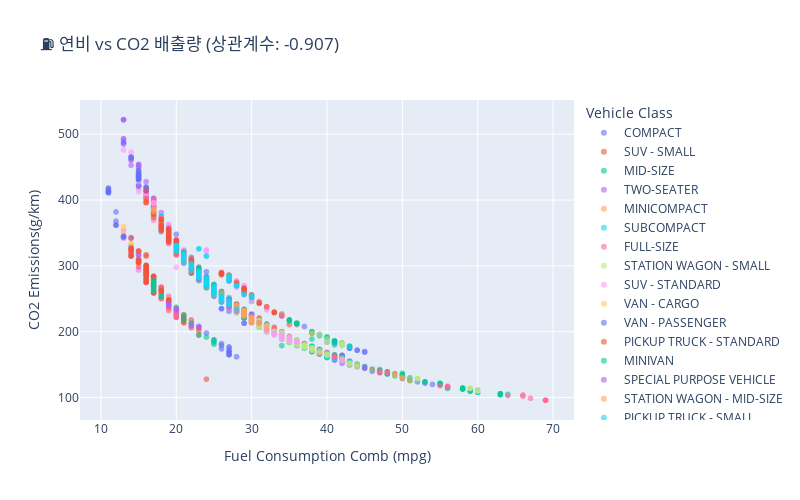

Write notebook code for a chart like this one.
### Markdown cell above
## 🌈 시각화 4: 연비 vs CO2 상관관계

### Code cell
# 상관계수 계산
correlation = co2_data['Fuel Consumption Comb (mpg)'].corr(
    co2_data['CO2 Emissions(g/km)']
)

print(f"📈 연비와 CO2 상관계수: {correlation:.3f}")

# 산점도
fig4 = px.scatter(
    co2_data,
    x='Fuel Consumption Comb (mpg)',
    y='CO2 Emissions(g/km)',
    color='Vehicle Class',
    title=f'⛽ 연비 vs CO2 배출량 (상관계수: {correlation:.3f})',
    opacity=0.6
)

fig4.update_layout(width=800, height=500)
fig4.show()

### Figure 1 — Plotly figure (JSON) as saved in the notebook; plotly's stock layout.template omitted (floating-point values rounded to 4 significant figures; data arrays with more than 128 entries replaced by an {"elided": "..."} marker saying what was removed)
{"data": [{"hovertemplate": "Vehicle Class=COMPACT<br>Fuel Consumption Comb (mpg)=%{x}<br>CO2 Emissions(g/km)=%{y}<extra></extra>", "legendgroup": "COMPACT", "marker": {"color": "#636efa", "opacity": 0.6, "symbol": "circle"}, "mode": "markers", "name": "COMPACT", "showlegend": true, "type": "scattergl", "x": {"elided": "1022 int values"}, "xaxis": "x", "y": {"elided": "1022 int values"}, "yaxis": "y"}, {"hovertemplate": "Vehicle Class=SUV - SMALL<br>Fuel Consumption Comb (mpg)=%{x}<br>CO2 Emissions(g/km)=%{y}<extra></extra>", "legendgroup": "SUV - SMALL", "marker": {"color": "#EF553B", "opacity": 0.6, "symbol": "circle"}, "mode": "markers", "name": "SUV - SMALL", "showlegend": true, "type": "scattergl", "x": {"elided": "1217 int values"}, "xaxis": "x", "y": {"elided": "1217 int values"}, "yaxis": "y"}, {"hovertemplate": "Vehicle Class=MID-SIZE<br>Fuel Consumption Comb (mpg)=%{x}<br>CO2 Emissions(g/km)=%{y}<extra></extra>", "legendgroup": "MID-SIZE", "marker": {"color": "#00cc96", "opacity": 0.6, "symbol": "circle"}, "mode": "markers", "name": "MID-SIZE", "showlegend": true, "type": "scattergl", "x": {"elided": "1133 int values"}, "xaxis": "x", "y": {"elided": "1133 int values"}, "yaxis": "y"}, {"hovertemplate": "Vehicle Class=TWO-SEATER<br>Fuel Consumption Comb (mpg)=%{x}<br>CO2 Emissions(g/km)=%{y}<extra></extra>", "legendgroup": "TWO-SEATER", "marker": {"color": "#ab63fa", "opacity": 0.6, "symbol": "circle"}, "mode": "markers", "name": "TWO-SEATER", "showlegend": true, "type": "scattergl", "x": {"elided": "460 int values"}, "xaxis": "x", "y": {"elided": "460 int values"}, "yaxis": "y"}, {"hovertemplate": "Vehicle Class=MINICOMPACT<br>Fuel Consumption Comb (mpg)=%{x}<br>CO2 Emissions(g/km)=%{y}<extra></extra>", "legendgroup": "MINICOMPACT", "marker": {"color": "#FFA15A", "opacity": 0.6, "symbol": "circle"}, "mode": "markers", "name": "MINICOMPACT", "showlegend": true, "type": "scattergl", "x": {"elided": "326 int values"}, "xaxis": "x", "y": {"elided": "326 int values"}, "yaxis": "y"}, {"hovertemplate": "Vehicle Class=SUBCOMPACT<br>Fuel Consumption Comb (mpg)=%{x}<br>CO2 Emissions(g/km)=%{y}<extra></extra>", "legendgroup": "SUBCOMPACT", "marker": {"color": "#19d3f3", "opacity": 0.6, "symbol": "circle"}, "mode": "markers", "name": "SUBCOMPACT", "showlegend": true, "type": "scattergl", "x": {"elided": "606 int values"}, "xaxis": "x", "y": {"elided": "606 int values"}, "yaxis": "y"}, {"hovertemplate": "Vehicle Class=FULL-SIZE<br>Fuel Consumption Comb (mpg)=%{x}<br>CO2 Emissions(g/km)=%{y}<extra></extra>", "legendgroup": "FULL-SIZE", "marker": {"color": "#FF6692", "opacity": 0.6, "symbol": "circle"}, "mode": "markers", "name": "FULL-SIZE", "showlegend": true, "type": "scattergl", "x": {"elided": "639 int values"}, "xaxis": "x", "y": {"elided": "639 int values"}, "yaxis": "y"}, {"hovertemplate": "Vehicle Class=STATION WAGON - SMALL<br>Fuel Consumption Comb (mpg)=%{x}<br>CO2 Emissions(g/km)=%{y}<extra></extra>", "legendgroup": "STATION WAGON - SMALL", "marker": {"color": "#B6E880", "opacity": 0.6, "symbol": "circle"}, "mode": "markers", "name": "STATION WAGON - SMALL", "showlegend": true, "type": "scattergl", "x": {"elided": "252 int values"}, "xaxis": "x", "y": {"elided": "252 int values"}, "yaxis": "y"}, {"hovertemplate": "Vehicle Class=SUV - STANDARD<br>Fuel Consumption Comb (mpg)=%{x}<br>CO2 Emissions(g/km)=%{y}<extra></extra>", "legendgroup": "SUV - STANDARD", "marker": {"color": "#FF97FF", "opacity": 0.6, "symbol": "circle"}, "mode": "markers", "name": "SUV - STANDARD", "showlegend": true, "type": "scattergl", "x": {"elided": "735 int values"}, "xaxis": "x", "y": {"elided": "735 int values"}, "yaxis": "y"}, {"hovertemplate": "Vehicle Class=VAN - CARGO<br>Fuel Consumption Comb (mpg)=%{x}<br>CO2 Emissions(g/km)=%{y}<extra></extra>", "legendgroup": "VAN - CARGO", "marker": {"color": "#FECB52", "opacity": 0.6, "symbol": "circle"}, "mode": "markers", "name": "VAN - CARGO", "showlegend": true, "type": "scattergl", "x": [19, 18, 14, 17, 13, 17, 13, 17, 12, 17, 13, 16, 13, 19, 18, 14, 17, 13, 17, 13, 17, 12], "xaxis": "x", "y": [347, 366, 334, 380, 344, 380, 344, 380, 362, 373, 350, 396, 360, 347, 366, 334, 380, 344, 380, 344, 380, 362], "yaxis": "y"}, {"hovertemplate": "Vehicle Class=VAN - PASSENGER<br>Fuel Consumption Comb (mpg)=%{x}<br>CO2 Emissions(g/km)=%{y}<extra></extra>", "legendgroup": "VAN - PASSENGER", "marker": {"color": "#636efa", "opacity": 0.6, "symbol": "circle"}, "mode": "markers", "name": "VAN - PASSENGER", "showlegend": true, "type": "scattergl", "x": [17, 13, 17, 12, 16, 15, 11, 16, 15, 11, 17, 12, 13, 15, 12, 17, 13, 17, 12, 16, 15, 11, 16, 15, 11, 16, 15, 15, 11, 16, 15, 15, 11, 19, 19, 14, 16, 15, 15, 11, 16, 15, 15, 11, 15, 14, 19, 19, 13, 15, 14, 15, 15, 19, 19, 14, 15, 15, 19, 19, 19, 19, 19, 15, 19, 14], "xaxis": "x", "y": [380, 344, 380, 362, 414, 432, 411, 419, 435, 413, 386, 368, 488, 421, 382, 380, 344, 380, 362, 414, 432, 411, 419, 435, 413, 414, 432, 432, 414, 416, 437, 437, 418, 338, 340, 315, 414, 432, 432, 414, 416, 437, 437, 418, 441, 465, 342, 356, 345, 441, 465, 438, 445, 344, 354, 343, 438, 445, 345, 354, 346, 355, 340, 316, 352, 328], "yaxis": "y"}, {"hovertemplate": "Vehicle Class=PICKUP TRUCK - STANDARD<br>Fuel Consumption Comb (mpg)=%{x}<br>CO2 Emissions(g/km)=%{y}<extra></extra>", "legendgroup": "PICKUP TRUCK - STANDARD", "marker": {"color": "#EF553B", "opacity": 0.6, "symbol": "circle"}, "mode": "markers", "name": "PICKUP TRUCK - STANDARD", "showlegend": true, "type": "scattergl", "x": {"elided": "538 int values"}, "xaxis": "x", "y": {"elided": "538 int values"}, "yaxis": "y"}, {"hovertemplate": "Vehicle Class=MINIVAN<br>Fuel Consumption Comb (mpg)=%{x}<br>CO2 Emissions(g/km)=%{y}<extra></extra>", "legendgroup": "MINIVAN", "marker": {"color": "#00cc96", "opacity": 0.6, "symbol": "circle"}, "mode": "markers", "name": "MINIVAN", "showlegend": true, "type": "scattergl", "x": [24, 17, 24, 17, 27, 24, 29, 29, 25, 25, 18, 25, 23, 23, 24, 17, 24, 17, 27, 24, 25, 23, 29, 29, 27, 25, 18, 25, 23, 24, 17, 24, 17, 27, 24, 25, 23, 29, 29, 25, 23, 26, 27, 24, 17, 26, 24, 25, 23, 29, 29, 26, 24, 26, 27, 24, 17, 26, 27, 24, 25, 23, 26, 24, 26, 27, 24, 17, 26, 27, 25, 26, 24, 27, 27, 24, 27, 25, 26, 24], "xaxis": "x", "y": [276, 269, 271, 264, 244, 276, 223, 225, 255, 262, 254, 260, 285, 278, 276, 269, 271, 262, 244, 267, 262, 288, 221, 225, 242, 262, 254, 262, 288, 282, 279, 276, 269, 250, 275, 269, 296, 226, 229, 267, 290, 257, 249, 276, 274, 251, 275, 269, 296, 226, 230, 255, 274, 259, 249, 276, 274, 252, 247, 275, 269, 296, 256, 274, 259, 249, 276, 274, 252, 247, 272, 254, 274, 249, 249, 276, 248, 271, 259, 274], "yaxis": "y"}, {"hovertemplate": "Vehicle Class=SPECIAL PURPOSE VEHICLE<br>Fuel Consumption Comb (mpg)=%{x}<br>CO2 Emissions(g/km)=%{y}<extra></extra>", "legendgroup": "SPECIAL PURPOSE VEHICLE", "marker": {"color": "#ab63fa", "opacity": 0.6, "symbol": "circle"}, "mode": "markers", "name": "SPECIAL PURPOSE VEHICLE", "showlegend": true, "type": "scattergl", "x": [30, 29, 28, 27, 28, 23, 30, 30, 30, 29, 28, 27, 28, 23, 30, 29, 30, 30, 27, 27, 20, 26, 26, 19, 26, 26, 19, 25, 22, 28, 26, 30, 29, 30, 27, 20, 26, 19, 22, 28, 27, 30, 29, 30, 27, 20, 26, 19, 22, 26, 25, 30, 29, 30, 30, 22, 27, 31, 31, 23, 26, 22, 26, 27, 25, 30, 29, 30, 22, 30, 27, 31, 31, 23, 26, 30, 29], "xaxis": "x", "y": [218, 228, 232, 239, 235, 281, 214, 216, 216, 228, 235, 239, 232, 281, 216, 225, 220, 223, 243, 243, 233, 252, 252, 240, 252, 252, 240, 268, 298, 233, 248, 220, 231, 220, 244, 234, 253, 242, 298, 240, 248, 220, 232, 218, 244, 234, 251, 241, 298, 251, 268, 218, 232, 219, 219, 209, 247, 214, 214, 208, 251, 297, 251, 248, 268, 218, 232, 219, 209, 219, 247, 214, 214, 208, 251, 218, 232], "yaxis": "y"}, {"hovertemplate": "Vehicle Class=STATION WAGON - MID-SIZE<br>Fuel Consumption Comb (mpg)=%{x}<br>CO2 Emissions(g/km)=%{y}<extra></extra>", "legendgroup": "STATION WAGON - MID-SIZE", "marker": {"color": "#FFA15A", "opacity": 0.6, "symbol": "circle"}, "mode": "markers", "name": "STATION WAGON - MID-SIZE", "showlegend": true, "type": "scattergl", "x": [31, 30, 27, 21, 21, 51, 30, 30, 26, 21, 30, 29, 29, 50, 31, 30, 21, 26, 29, 29, 50, 32, 26, 29, 29, 49, 32, 30, 30, 21, 29, 30, 25, 29, 29, 49, 30, 31, 29, 28, 22, 29, 26, 28, 27, 17, 30, 28, 22, 28, 27, 17, 17], "xaxis": "x", "y": [212, 214, 242, 310, 310, 126, 214, 214, 248, 306, 216, 225, 228, 129, 214, 220, 310, 253, 230, 232, 131, 210, 259, 230, 232, 135, 204, 219, 221, 312, 225, 222, 261, 230, 232, 135, 216, 214, 224, 239, 299, 225, 254, 240, 242, 382, 219, 233, 299, 240, 242, 386, 386], "yaxis": "y"}, {"hovertemplate": "Vehicle Class=PICKUP TRUCK - SMALL<br>Fuel Consumption Comb (mpg)=%{x}<br>CO2 Emissions(g/km)=%{y}<extra></extra>", "legendgroup": "PICKUP TRUCK - SMALL", "marker": {"color": "#19d3f3", "opacity": 0.6, "symbol": "circle"}, "mode": "markers", "name": "PICKUP TRUCK - SMALL", "showlegend": true, "type": "scattergl", "x": {"elided": "159 int values"}, "xaxis": "x", "y": {"elided": "159 int values"}, "yaxis": "y"}], "layout": {"height": 500, "legend": {"title": {"text": "Vehicle Class"}, "tracegroupgap": 0}, "title": {"text": "⛽ 연비 vs CO2 배출량 (상관계수: -0.907)"}, "width": 800, "xaxis": {"anchor": "y", "domain": [0, 1], "title": {"text": "Fuel Consumption Comb (mpg)"}}, "yaxis": {"anchor": "x", "domain": [0, 1], "title": {"text": "CO2 Emissions(g/km)"}}}}
